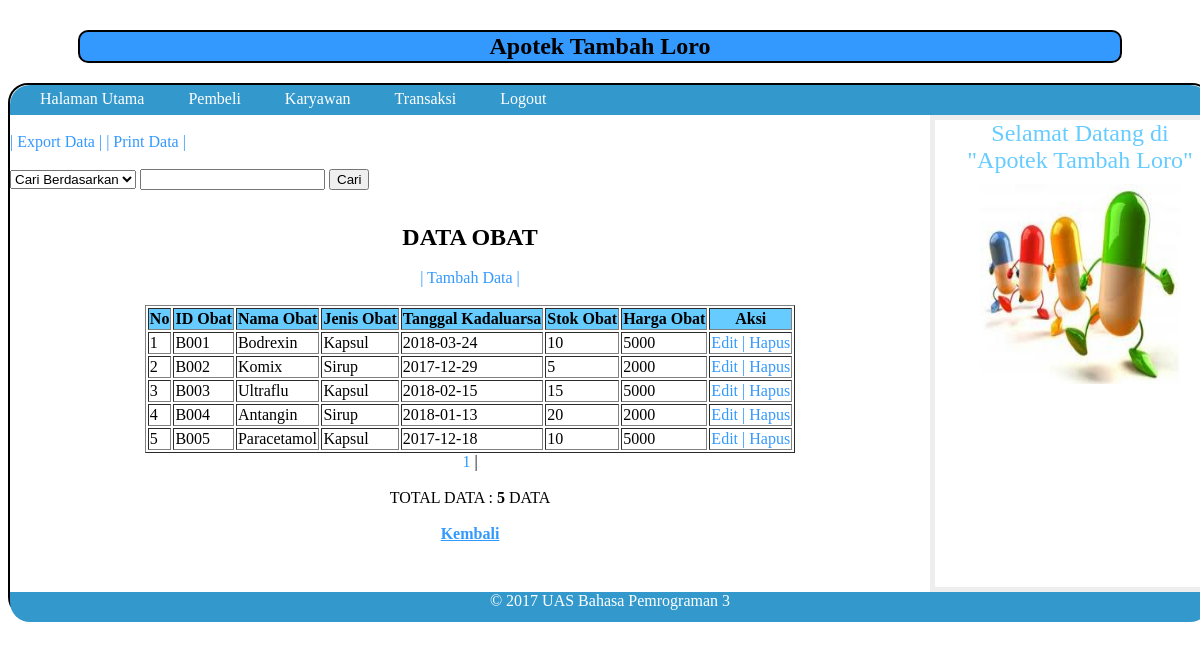
The app's page /admin/obat/tampil.php with its own data.
### tables this page shows
CREATE TABLE IF NOT EXISTS `obat` (
  `id_obat` varchar(5) NOT NULL,
  `nama_obat` varchar(30) NOT NULL,
  `jenis_obat` varchar(20) NOT NULL,
  `tgl_kadaluarsa` date NOT NULL,
  `stok_obat` varchar(20) NOT NULL,
  `harga_obat` int(11) NOT NULL,
  PRIMARY KEY (`id_obat`)
);

### admin/obat/tampil.php (the view, shortened to what this page needs)
<html>
<link rel="stylesheet" type="text/css" href="../../css.css">
<body>
<center>
<h2><b> Apotek Tambah Loro </b></h2>
</center>
<div class="wrapper">
		<nav>
		<ul>
	<li><a href="../../admin.php"> Halaman Utama </a></li>
    <li><a href="../pembeli/tampil.php"> Pembeli </a></li>
    <li><a href="../karyawan/tampil.php"> Karyawan</a></li>
    <li><a href="../transaksi/tampil.php"> Transaksi</a></li>
    <li><a href="../../logout.php"> Logout</a></li></aside>
   		</ul>
		</nav>
<section class="courses">
<article>
<br>
<a href='export.php'>| Export Data  | </a>
<a href='proses_print.php'>| Print Data | </a>
<br><br>
<form method="post" action="cari.php">
<select name="pilih"> <option value=""> Cari Berdasarkan </option>
                    </select>
<input type="text" name="pilihan">
<input type="submit" name="submit" value="Cari">
</form>
<center>
<br><b><font size="+2">DATA OBAT</font></b>
<br><br>
<a href='insert.php'>| Tambah Data |</a><br><br>
<table border="1">
<th> No </th>
<th> ID Obat </th>
<th> Nama Obat </th>
<th> Jenis Obat </th>
<th> Tanggal Kadaluarsa </th>
<th> Stok Obat </th>
<th> Harga Obat </th>
<th> Aksi </th>
<?php
$batas=5;
$halaman=$_GET['halaman'];
if(empty($halaman)) {
	$posisi=0;
}
else {
$posisi=($halaman-1)*$batas;
}
$tampil="select * from obat order by id_obat limit $posisi,$batas";
$hasil=mysql_query($tampil);
$no=1+$posisi;
while($row=mysql_fetch_array($hasil)) {
echo"<tr><td>$no</td>";
echo"<td>$row[id_obat]</td>";
echo"<td>$row[nama_obat]</td>";
echo"<td>$row[jenis_obat]</td>";
echo"<td>$row[tgl_kadaluarsa]</td>";
echo"<td>$row[stok_obat]</td>";
echo"<td>$row[harga_obat]</td>";
echo"<td> <a href='update.php?id=$row[id_obat]'> Edit |
		<a href='delete.php?id=$row[id_obat]' onclick='return confirm(\"Anda Yakin?\")'> Hapus </a></td>";
$no++;
}
echo "</table>";
?>
<?php
	$tampil2 = "SELECT * FROM obat";
	$query = mysql_query($tampil2);
	$jum = mysql_num_rows($query);
	$jmlhal = ceil($jum/$batas);
for ($i=1;$i<=$jmlhal;$i++)
	if ($i != $hal)
	{
		echo"<a href='$_SERVER[PHP_SELF]?halaman=$i'> $i </a> | ";
	}
	else
	{
		echo"<b> $i </b> | ";
	}
echo "<br><br> <font color='#000'>TOTAL DATA : <b> $jum </b> DATA </font><br><br>";
?>
<?php
	echo "<a href='../../admin.php'><b><u>Kembali</u></b></a>";
	?>
</center>
</article>
	</section>
    <aside>
    <section class="contact-details">
<h3><font size="+2"><center>Selamat Datang di "Apotek Tambah Loro"</center></font></h3>
	</section>
	<section class="popular-recipes">
<center><img src="../../gambar/obat.jpg" width="200" height="200"></center>
	</section>
	</aside>
<footer><center>
&copy; 2017 UAS Bahasa Pemrograman 3
</center></footer>
</div>

### css.css (style rules this page uses)
.wrapper { width: 1200px; height:530px; margin: 18px auto 18px auto; border: 2px solid #000000; background-color: #ffffff; border-bottom-left-radius:20px; border-bottom-right-radius:20px; border-top-left-radius:20px; border-top-right-radius:20px; }
nav { clear: both; color: #ffffff; background-color: #3399CC; height: 30px; border-top-left-radius:20px; border-top-right-radius:20px; }
nav ul { margin: 0px; padding: 5px 0px 5px 30px; }
nav li { display: inline; margin-right: 40px; }
nav li a { color: #ffffff; }
section.courses { float: left; width: 920px; }
article { clear: both; overflow: auto; width: 100%; }
aside { width: 250px; height: 457px; float: left; padding: 0px 0px 10px 20px; border: 5px solid #eeeeee; }
a { color: #3399FF; text-decoration: none; }
h1, h2, h3 { font-weight: normal; }
h2 { padding: 1px; color: #000; background-color:#39F; border-radius:1px; border:2px solid #000; margin-left:70px; margin-right:70px; border-bottom-left-radius:10px; border-bottom-right-radius:10px; border-top-left-radius:10px; border-top-right-radius:10px; margin-top: 30px; }
h3 { margin: 0px 0px 10px 0px; color: #66CCFF; }
footer { clear: both; color: #ffffff; background-color:#3399CC; height: 30px; border-bottom-left-radius:20px; border-bottom-right-radius:20px; }
th { background:#6CF; }

### records on screen
obat: id_obat "B001", nama_obat "Bodrexin", jenis_obat "Kapsul", tgl_kadaluarsa "2018-03-24", stok_obat "10", harga_obat "5000"
obat: id_obat "B002", nama_obat "Komix", jenis_obat "Sirup", tgl_kadaluarsa "2017-12-29", stok_obat "5", harga_obat "2000"
obat: id_obat "B003", nama_obat "Ultraflu", jenis_obat "Kapsul", tgl_kadaluarsa "2018-02-15", stok_obat "15", harga_obat "5000"
obat: id_obat "B004", nama_obat "Antangin", jenis_obat "Sirup", tgl_kadaluarsa "2018-01-13", stok_obat "20", harga_obat "2000"
obat: id_obat "B005", nama_obat "Paracetamol", jenis_obat "Kapsul", tgl_kadaluarsa "2017-12-18", stok_obat "10", harga_obat "5000"

### other values on screen
$jum "5"
